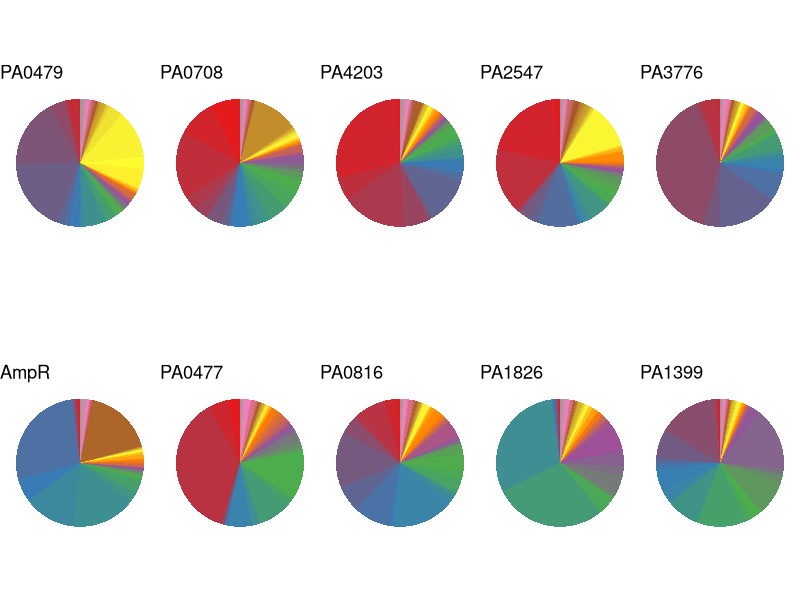
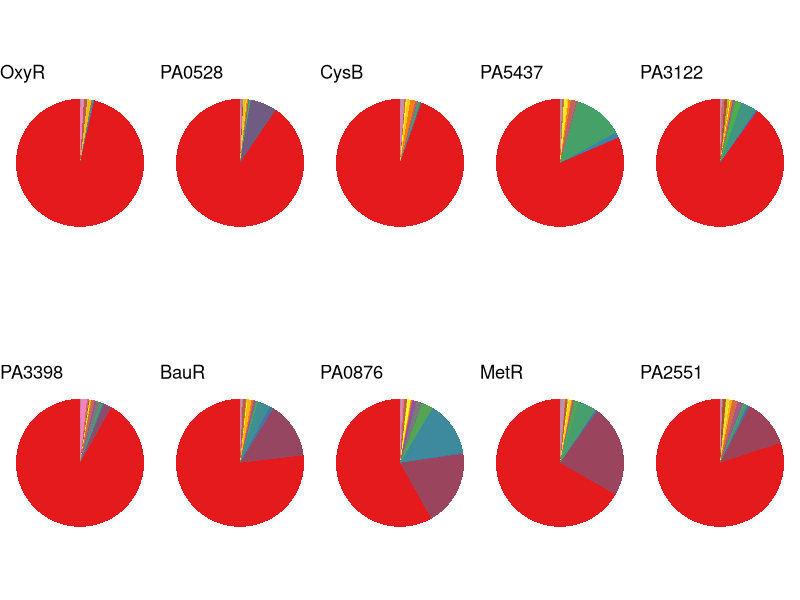
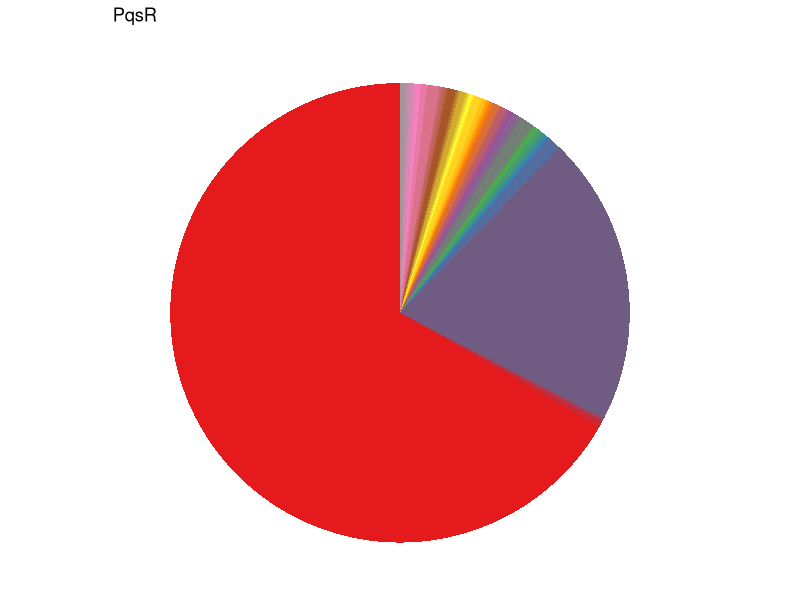

Write the R code that produced these figures, in order.
#10 most variable
ampR <- data.frame(Cluster_Number= 0:65,
                   Number_of_Sequences = c(1	,
                                           4	,
                                           1	,
                                           3	,
                                           1	,
                                           2	,
                                           1	,
                                           189	,
                                           41	,
                                           2	,
                                           91	,
                                           112	,
                                           16	,
                                           4	,
                                           21	,
                                           1	,
                                           2	,
                                           6	,
                                           2	,
                                           2	,
                                           2	,
                                           2	,
                                           1	,
                                           1	,
                                           1	,
                                           1	,
                                           1	,
                                           1	,
                                           1	,
                                           5	,
                                           1	,
                                           2	,
                                           4	,
                                           1	,
                                           2	,
                                           6	,
                                           3	,
                                           1	,
                                           1	,
                                           1	,
                                           1	,
                                           2	,
                                           1	,
                                           1	,
                                           1	,
                                           1	,
                                           1	,
                                           1	,
                                           119	,
                                           1	,
                                           1	,
                                           3	,
                                           1	,
                                           1	,
                                           1	,
                                           1	,
                                           2	,
                                           1	,
                                           1	,
                                           1	,
                                           2	,
                                           5	,
                                           1	,
                                           1	,
                                           1	,
                                           1)	)
ampR$Cluster_Number <- as.factor(ampR$Cluster_Number)                                           


PA0477 <- data.frame(Cluster_Number= 0:65,
                     Number_of_Sequences = c(21	,
                                             35	,
                                             257	,
                                             2	,
                                             4	,
                                             1	,
                                             1	,
                                             1	,
                                             4	,
                                             40	,
                                             2	,
                                             14	,
                                             1	,
                                             56	,
                                             13	,
                                             5	,
                                             84	,
                                             2	,
                                             3	,
                                             10	,
                                             6	,
                                             16	,
                                             2	,
                                             8	,
                                             3	,
                                             1	,
                                             5	,
                                             3	,
                                             7	,
                                             7	,
                                             7	,
                                             5	,
                                             9	,
                                             1	,
                                             2	,
                                             1	,
                                             2	,
                                             1	,
                                             1	,
                                             1	,
                                             1	,
                                             1	,
                                             2	,
                                             1	,
                                             3	,
                                             2	,
                                             2	,
                                             2	,
                                             2	,
                                             1	,
                                             1	,
                                             1	,
                                             1	,
                                             2	,
                                             8	,
                                             2	,
                                             1	,
                                             3	,
                                             7	,
                                             1	,
                                             1	,
                                             1	,
                                             1	,
                                             1	,
                                             1	,
                                             1	
                     ))
PA0477$Cluster_Number <- as.factor(PA0477$Cluster_Number)

PA0479 <- data.frame(Cluster_Number= 0:82, 
                     Number_of_Sequences = c(1,
                                             1	,
                                             21	,
                                             1	,
                                             3	,
                                             27	,
                                             120	,
                                             129	,
                                             13	,
                                             9	,
                                             17	,
                                             1	,
                                             6	,
                                             2	,
                                             33	,
                                             4	,
                                             4	,
                                             14	,
                                             3	,
                                             2	,
                                             1	,
                                             10	,
                                             2	,
                                             1	,
                                             1	,
                                             2	,
                                             2	,
                                             3	,
                                             3	,
                                             1	,
                                             2	,
                                             2	,
                                             1	,
                                             2	,
                                             2	,
                                             1	,
                                             2	,
                                             8	,
                                             1	,
                                             1	,
                                             1	,
                                             1	,
                                             1	,
                                             1	,
                                             1	,
                                             1	,
                                             2	,
                                             1	,
                                             1	,
                                             1	,
                                             34	,
                                             21	,
                                             84	,
                                             24	,
                                             5	,
                                             1	,
                                             5	,
                                             6	,
                                             3	,
                                             1	,
                                             1	,
                                             2	,
                                             1	,
                                             1	,
                                             2	,
                                             1	,
                                             2	,
                                             2	,
                                             1	,
                                             2	,
                                             1	,
                                             1	,
                                             1	,
                                             1	,
                                             1	,
                                             2	,
                                             1	,
                                             1	,
                                             1	,
                                             1	,
                                             4	,
                                             1	,
                                             1))
PA0479$Cluster_Number <- as.factor(PA0479$Cluster_Number)

PA0708 <- data.frame(Cluster_Number= 0:79,
                     Number_of_Sequences = c(50	,
                                             66	,
                                             115	,
                                             27	,
                                             22	,
                                             1	,
                                             26	,
                                             11	,
                                             3	,
                                             4	,
                                             27	,
                                             8	,
                                             2	,
                                             9	,
                                             16	,
                                             7	,
                                             30	,
                                             2	,
                                             24	,
                                             11	,
                                             17	,
                                             2	,
                                             11	,
                                             1	,
                                             3	,
                                             3	,
                                             6	,
                                             2	,
                                             14	,
                                             1	,
                                             1	,
                                             2	,
                                             3	,
                                             1	,
                                             11	,
                                             1	,
                                             1	,
                                             1	,
                                             1	,
                                             1	,
                                             1	,
                                             1	,
                                             1	,
                                             2	,
                                             1	,
                                             1	,
                                             1	,
                                             2	,
                                             1	,
                                             3	,
                                             1	,
                                             5	,
                                             1	,
                                             3	,
                                             2	,
                                             3	,
                                             78	,
                                             2	,
                                             1	,
                                             1	,
                                             2	,
                                             1	,
                                             1	,
                                             2	,
                                             1	,
                                             1	,
                                             2	,
                                             1	,
                                             1	,
                                             1	,
                                             1	,
                                             1	,
                                             1	,
                                             1	,
                                             1	,
                                             1	,
                                             1	,
                                             1	,
                                             1	,
                                             1	
                     ))
PA0708$Cluster_Number <- as.factor(PA0708$Cluster_Number) 

PA0816 <- data.frame(Cluster_Number= 0:63,
                     Number_of_Sequences = c(6	,
                                             21	,
                                             55	,
                                             6	,
                                             29	,
                                             99	,
                                             46	,
                                             65	,
                                             6	,
                                             109	,
                                             13	,
                                             3	,
                                             5	,
                                             1	,
                                             22	,
                                             15	,
                                             32	,
                                             15	,
                                             1	,
                                             3	,
                                             1	,
                                             2	,
                                             3	,
                                             3	,
                                             1	,
                                             31	,
                                             1	,
                                             6	,
                                             1	,
                                             3	,
                                             1	,
                                             5	,
                                             14	,
                                             6	,
                                             2	,
                                             1	,
                                             1	,
                                             1	,
                                             1	,
                                             4	,
                                             7	,
                                             1	,
                                             1	,
                                             2	,
                                             2	,
                                             3	,
                                             2	,
                                             1	,
                                             1	,
                                             3	,
                                             1	,
                                             1	,
                                             8	,
                                             1	,
                                             1	,
                                             1	,
                                             5	,
                                             1	,
                                             1	,
                                             1	,
                                             1	,
                                             1	,
                                             1	,
                                             1	
                     ))
PA0816$Cluster_Number <- as.factor(PA0816$Cluster_Number)

PA1399 <- data.frame(Cluster_Number= 0:61,
                     Number_of_Sequences = c(2	,
                                             2	,
                                             2	,
                                             5	,
                                             102	,
                                             49	,
                                             10	,
                                             10	,
                                             40	,
                                             21	,
                                             3	,
                                             55	,
                                             1	,
                                             85	,
                                             11	,
                                             19	,
                                             1	,
                                             58	,
                                             15	,
                                             1	,
                                             10	,
                                             109	,
                                             16	,
                                             1	,
                                             3	,
                                             3	,
                                             1	,
                                             1	,
                                             1	,
                                             1	,
                                             2	,
                                             1	,
                                             1	,
                                             2	,
                                             1	,
                                             1	,
                                             1	,
                                             4	,
                                             1	,
                                             2	,
                                             2	,
                                             4	,
                                             2	,
                                             1	,
                                             2	,
                                             1	,
                                             1	,
                                             1	,
                                             1	,
                                             1	,
                                             1	,
                                             1	,
                                             2	,
                                             1	,
                                             1	,
                                             1	,
                                             1	,
                                             1	,
                                             1	,
                                             1	,
                                             1	,
                                             1	
                     ))
PA1399$Cluster_Number <- as.factor(PA1399$Cluster_Number)  

PA1826 <- data.frame(Cluster_Number= 0:60,
                             Number_of_Sequences = c(1	,
                                                     1	,
                                                     1	,
                                                     1	,
                                                     2	,
                                                     1	,
                                                     3	,
                                                     2	,
                                                     2	,
                                                     1	,
                                                     198	,
                                                     3	,
                                                     188	,
                                                     4	,
                                                     27	,
                                                     1	,
                                                     1	,
                                                     1	,
                                                     6	,
                                                     32	,
                                                     17	,
                                                     25	,
                                                     2	,
                                                     50	,
                                                     7	,
                                                     2	,
                                                     5	,
                                                     4	,
                                                     1	,
                                                     6	,
                                                     3	,
                                                     1	,
                                                     8	,
                                                     1	,
                                                     6	,
                                                     1	,
                                                     1	,
                                                     2	,
                                                     3	,
                                                     3	,
                                                     3	,
                                                     6	,
                                                     2	,
                                                     2	,
                                                     2	,
                                                     1	,
                                                     1	,
                                                     1	,
                                                     1	,
                                                     3	,
                                                     2	,
                                                     1	,
                                                     2	,
                                                     1	,
                                                     1	,
                                                     5	,
                                                     1	,
                                                     2	,
                                                     1	,
                                                     2	,
                                                     1	
                             ))
PA1826$Cluster_Number <- as.factor(PA1826$Cluster_Number)  

PA2547 <- data.frame(Cluster_Number= 0:76,
                     Number_of_Sequences = c(11	,
                                             137	,
                                             113	,
                                             5	,
                                             1	,
                                             3	,
                                             20	,
                                             15	,
                                             71	,
                                             1	,
                                             6	,
                                             1	,
                                             11	,
                                             8	,
                                             29	,
                                             5	,
                                             1	,
                                             1	,
                                             16	,
                                             6	,
                                             14	,
                                             11	,
                                             3	,
                                             5	,
                                             1	,
                                             1	,
                                             2	,
                                             1	,
                                             3	,
                                             1	,
                                             3	,
                                             1	,
                                             2	,
                                             1	,
                                             1	,
                                             2	,
                                             1	,
                                             1	,
                                             4	,
                                             15	,
                                             1	,
                                             2	,
                                             5	,
                                             1	,
                                             1	,
                                             1	,
                                             2	,
                                             1	,
                                             77	,
                                             1	,
                                             4	,
                                             1	,
                                             4	,
                                             7	,
                                             5	,
                                             5	,
                                             1	,
                                             8	,
                                             1	,
                                             1	,
                                             3	,
                                             6	,
                                             1	,
                                             1	,
                                             1	,
                                             1	,
                                             1	,
                                             1	,
                                             1	,
                                             1	,
                                             1	,
                                             1	,
                                             1	,
                                             1	,
                                             1	,
                                             1	,
                                             1	
                     ))

PA2547$Cluster_Number <- as.factor(PA2547$Cluster_Number)

PA3776 <- data.frame(Cluster_Number= 0:65,
                     Number_of_Sequences = c(1	,
                                             1	,
                                             31	,
                                             9	,
                                             273	,
                                             26	,
                                             107	,
                                             49	,
                                             6	,
                                             20	,
                                             9	,
                                             1	,
                                             6	,
                                             27	,
                                             1	,
                                             4	,
                                             3	,
                                             5	,
                                             17	,
                                             1	,
                                             1	,
                                             1	,
                                             2	,
                                             2	,
                                             9	,
                                             4	,
                                             3	,
                                             1	,
                                             2	,
                                             9	,
                                             1	,
                                             1	,
                                             1	,
                                             1	,
                                             1	,
                                             2	,
                                             2	,
                                             3	,
                                             1	,
                                             1	,
                                             3	,
                                             2	,
                                             1	,
                                             1	,
                                             1	,
                                             4	,
                                             4	,
                                             1	,
                                             2	,
                                             1	,
                                             1	,
                                             1	,
                                             1	,
                                             1	,
                                             1	,
                                             2	,
                                             5	,
                                             1	,
                                             2	,
                                             1	,
                                             1	,
                                             1	,
                                             1	,
                                             1	,
                                             1	,
                                             1	
                     ))
PA3776$Cluster_Number  <- as.factor(PA3776$Cluster_Number)  

PA4203 <- data.frame(Cluster_Number= 0:74,
                     Number_of_Sequences = c(7	,
                                             186	,
                                             38	,
                                             109	,
                                             45	,
                                             1	,
                                             7	,
                                             78	,
                                             14	,
                                             20	,
                                             4	,
                                             1	,
                                             2	,
                                             13	,
                                             9	,
                                             3	,
                                             4	,
                                             3	,
                                             21	,
                                             4	,
                                             2	,
                                             5	,
                                             1	,
                                             1	,
                                             1	,
                                             1	,
                                             3	,
                                             1	,
                                             1	,
                                             1	,
                                             1	,
                                             3	,
                                             2	,
                                             1	,
                                             1	,
                                             1	,
                                             2	,
                                             2	,
                                             3	,
                                             3	,
                                             2	,
                                             1	,
                                             1	,
                                             1	,
                                             3	,
                                             1	,
                                             2	,
                                             2	,
                                             1	,
                                             1	,
                                             5	,
                                             1	,
                                             1	,
                                             1	,
                                             2	,
                                             8	,
                                             1	,
                                             6	,
                                             1	,
                                             1	,
                                             1	,
                                             1	,
                                             2	,
                                             1	,
                                             1	,
                                             1	,
                                             2	,
                                             1	,
                                             2	,
                                             1	,
                                             2	,
                                             2	,
                                             2	,
                                             1	,
                                             1	
                     ))
PA4203$Cluster_Number <- as.factor(PA4203$Cluster_Number) 


#create pie chart
install.packages("ggplot2")
library(ggplot2)

install.packages("RColorBrewer")
library(RColorBrewer)

colourCount1 = length(unique(ampR$Cluster_Number))
colourCount2 = length(unique(PA0477$Cluster_Number))
colourCount3 = length(unique(PA0479$Cluster_Number))
colourCount4 = length(unique(PA0708$Cluster_Number))
colourCount5 = length(unique(PA0816$Cluster_Number))
colourCount6 = length(unique(PA1399$Cluster_Number))
colourCount7 = length(unique(PA1826$Cluster_Number))
colourCount8 = length(unique(PA2547$Cluster_Number))
colourCount9 = length(unique(PA3776$Cluster_Number))
colourCount10 = length(unique(PA4203$Cluster_Number))


getPalette = colorRampPalette(brewer.pal(9, "Set1"))


ampR_pie <- ggplot(ampR,aes(x="",y=Number_of_Sequences,fill=Cluster_Number)) + geom_bar(width=1,stat="identity") + coord_polar("y",start=0) +ggtitle("AmpR")+scale_fill_manual(values = getPalette(colourCount1)) + theme_void() +theme(legend.position = "none")
PA0477_pie <- ggplot(PA0477,aes(x="",y=Number_of_Sequences,fill=Cluster_Number)) + geom_bar(width=1,stat="identity") + coord_polar("y",start=0) +ggtitle("PA0477")+scale_fill_manual(values = getPalette(colourCount2))+ theme_void() + theme(legend.position = "none")
PA0479_pie <- ggplot(PA0479,aes(x="",y=Number_of_Sequences,fill=Cluster_Number))+ geom_bar(width=1,stat="identity") + coord_polar("y",start=0) +ggtitle("PA0479")+scale_fill_manual(values = getPalette(colourCount3))+ theme_void()+theme(legend.position = "none")
PA0708_pie<- ggplot(PA0708,aes(x="",y=Number_of_Sequences,fill=Cluster_Number)) + geom_bar(width=1,stat="identity") + coord_polar("y",start=0) +ggtitle("PA0708")+scale_fill_manual(values = getPalette(colourCount4))+ theme_void()+theme(legend.position = "none")
PA0816_pie <- ggplot(PA0816,aes(x="",y=Number_of_Sequences,fill=Cluster_Number)) + geom_bar(width=1,stat="identity") + coord_polar("y",start=0) +ggtitle("PA0816")+scale_fill_manual(values = getPalette(colourCount5))+ theme_void()+theme(legend.position = "none")
PA1399_pie <- ggplot(PA1399,aes(x="",y=Number_of_Sequences,fill=Cluster_Number)) + geom_bar(width=1,stat="identity") + coord_polar("y",start=0) +ggtitle("PA1399")+scale_fill_manual(values = getPalette(colourCount6))+ theme_void()+theme(legend.position = "none")
PA1826_pie<- ggplot(PA1826,aes(x="",y=Number_of_Sequences,fill=Cluster_Number)) + geom_bar(width=1,stat="identity") + coord_polar("y",start=0) +ggtitle("PA1826")+scale_fill_manual(values = getPalette(colourCount7))+ theme_void()+theme(legend.position = "none")
PA2547_pie <- ggplot(PA2547,aes(x="",y=Number_of_Sequences,fill=Cluster_Number)) + geom_bar(width=1,stat="identity") + coord_polar("y",start=0) +ggtitle("PA2547")+scale_fill_manual(values = getPalette(colourCount8))+ theme_void()+theme(legend.position = "none")
PA3776_pie <- ggplot(PA3776,aes(x="",y=Number_of_Sequences,fill=Cluster_Number)) + geom_bar(width=1,stat="identity") + coord_polar("y",start=0) +ggtitle("PA3776") +scale_fill_manual(values = getPalette(colourCount9))+theme_void()+theme(legend.position = "none")
PA4203_pie <- ggplot(PA4203,aes(x="",y=Number_of_Sequences,fill=Cluster_Number)) + geom_bar(width=1,stat="identity") + coord_polar("y",start=0) +ggtitle("PA4203") +scale_fill_manual(values = getPalette(colourCount10))+theme_void()+theme(legend.position = "none")

install.packages("gridExtra")
library(gridExtra)
require(gridExtra)
grid.arrange(PA0479_pie,
             PA0708_pie,
             PA4203_pie,
             PA2547_pie,
             PA3776_pie,
             ampR_pie ,
             PA0477_pie,
             PA0816_pie,
             PA1826_pie,
             PA1399_pie,ncol=5)



#10 least variable
bauR <- data.frame(Cluster_Number= 0:18,
                   Number_of_Sequences = c(535	,
                   100	,
                   7	,
                   22	,
                   3	,
                   1	,
                   1	,
                   3	,
                   2	,
                   2	,
                   7	,
                   1	,
                   1	,
                   1	,
                   5	,
                   2	,
                   1	,
                   1	,
                   1))	

bauR$Cluster_Number <- as.factor(bauR$Cluster_Number)                   


cysB <- data.frame(Cluster_Number= 0:14,
                   Number_of_Sequences = c(660	,
                                           2	,
                                           1	,
                                           1	,
                                           4	,
                                           1	,
                                           3	,
                                           9	,
                                           5	,
                                           3	,
                                           1	,
                                           1	,
                                           1	,
                                           6	,
                                           1	
                   ))
cysB$Cluster_Number <- as.factor(cysB$Cluster_Number) 

metR <- data.frame(Cluster_Number= 0:19,
                   Number_of_Sequences = c(463	,
                                           162	,
                                           3	,
                                           1	,
                                           32	,
                                           8	,
                                           1	,
                                           1	,
                                           1	,
                                           1	,
                                           1	,
                                           5	,
                                           1	,
                                           1	,
                                           3	,
                                           1	,
                                           1	,
                                           1	,
                                           6	,
                                           1	))
metR$Cluster_Number <- as.factor(metR$Cluster_Number) 

oxyR <- data.frame(Cluster_Number= 0:9,
                   Number_of_Sequences = c(673	,
                                           2	,
                                           1	,
                                           1	,
                                           1	,
                                           5	,
                                           2	,
                                           6	,
                                           6	,
                                           1	
                   ))
oxyR$Cluster_Number <- as.factor(oxyR$Cluster_Number)

PA0528 <- data.frame(Cluster_Number= 0:12,
                   Number_of_Sequences = c(633	,
                                           47	,
                                           1	,
                                           2	,
                                           1	,
                                           1	,
                                           2	,
                                           2	,
                                           4	,
                                           1	,
                                           3	,
                                           1	,
                                           1	
                   ))
PA0528 $Cluster_Number <- as.factor(PA0528$Cluster_Number)

PA0876 <- data.frame(Cluster_Number= 0:19,
                     Number_of_Sequences = c(404	,
                                             133	,
                                             2	,
                                             96	,
                                             2	,
                                             18	,
                                             11	,
                                             7	,
                                             1	,
                                             1	,
                                             1	,
                                             1	,
                                             5	,
                                             1	,
                                             2	,
                                             3	,
                                             3	,
                                             2	,
                                             1	,
                                             1	
                     ))
PA0876$Cluster_Number <- as.factor(PA0876$Cluster_Number)

PA2551 <- data.frame(Cluster_Number= 0:20,
                     Number_of_Sequences = c(558,
                                             85,
                                             4	,
                                             1	,
                                             6	,
                                             1	,
                                             1	,
                                             3	,
                                             7	,
                                             9	,
                                             1	,
                                             4	,
                                             1	,
                                             5	,
                                             1	,
                                             5	,
                                             1	,
                                             1	,
                                             1	,
                                             1	,
                                             1	
                     ))
PA2551$Cluster_Number <- as.factor(PA2551$Cluster_Number)

PA3122 <- data.frame(Cluster_Number= 0:16,
                     Number_of_Sequences = c(626	,
                                             1	,
                                             3	,
                                             27	,
                                             11	,
                                             3	,
                                             1	,
                                             1	,
                                             3	,
                                             1	,
                                             1	,
                                             4	,
                                             5	,
                                             5	,
                                             1	,
                                             1	,
                                             1	
                     ))
PA3122$Cluster_Number <- as.factor(PA3122$Cluster_Number)


PA5437 <- data.frame(Cluster_Number= 0:14,
                     Number_of_Sequences = c(567	,
                                             1	,
                                             9	,
                                             85	,
                                             4	,
                                             1	,
                                             10	,
                                             4	,
                                             2	,
                                             6	,
                                             2	,
                                             1	,
                                             1	,
                                             1	,
                                             2	
                     ))
PA5437$Cluster_Number <- as.factor(PA5437$Cluster_Number)


yeie1 <- data.frame(Cluster_Number= 0:16,
                    Number_of_Sequences = c(636	,
                                            15	,
                                            1	,
                                            3	,
                                            1	,
                                            8	,
                                            3	,
                                            6	,
                                            1	,
                                            1	,
                                            1	,
                                            1	,
                                            1	,
                                            3	,
                                            10	,
                                            1	,
                                            1	
                    ))
yeie1$Cluster_Number <- as.factor(yeie1$Cluster_Number)
set.seed(15887)

# create colour palettes
colourCount11 = length(unique(bauR$Cluster_Number))
colourCount12 = length(unique(cysB$Cluster_Number))
colourCount13 = length(unique(metR$Cluster_Number))
colourCount14 = length(unique(oxyR$Cluster_Number))
colourCount15 = length(unique(PA0528$Cluster_Number))
colourCount16 = length(unique(PA0876$Cluster_Number))
colourCount17 = length(unique(PA2551$Cluster_Number))
colourCount18 = length(unique(PA3122$Cluster_Number))
colourCount19 = length(unique(PA5437$Cluster_Number))
colourCount20 = length(unique(yeie1$Cluster_Number))

# create pie charts
bauR_pie <- ggplot(bauR,aes(x="",y=Number_of_Sequences,fill=Cluster_Number)) + geom_bar(width=1,stat="identity") + coord_polar("y",start=0) +ggtitle("BauR")+scale_fill_manual(values = getPalette(colourCount11)) + theme_void() +theme(legend.position = "none")
cysB_pie <- ggplot(cysB,aes(x="",y=Number_of_Sequences,fill=Cluster_Number)) + geom_bar(width=1,stat="identity") + coord_polar("y",start=0) +ggtitle("CysB")+scale_fill_manual(values = getPalette(colourCount12))+ theme_void() + theme(legend.position = "none")
metR_pie <- ggplot(metR,aes(x="",y=Number_of_Sequences,fill=Cluster_Number)) + geom_bar(width=1,stat="identity") + coord_polar("y",start=0) +ggtitle("MetR") +scale_fill_manual(values = getPalette(colourCount13))+theme_void()+theme(legend.position = "none")
oxyR_pie <- ggplot(oxyR,aes(x="",y=Number_of_Sequences,fill=Cluster_Number))+ geom_bar(width=1,stat="identity") + coord_polar("y",start=0) +ggtitle("OxyR")+scale_fill_manual(values = getPalette(colourCount14))+ theme_void()+theme(legend.position = "none")
PA0528_pie<- ggplot(PA0528,aes(x="",y=Number_of_Sequences,fill=Cluster_Number)) + geom_bar(width=1,stat="identity") + coord_polar("y",start=0) +ggtitle("PA0528")+scale_fill_manual(values = getPalette(colourCount15))+ theme_void()+theme(legend.position = "none")
PA0876_pie <- ggplot(PA0876,aes(x="",y=Number_of_Sequences,fill=Cluster_Number)) + geom_bar(width=1,stat="identity") + coord_polar("y",start=0) +ggtitle("PA0876")+scale_fill_manual(values = getPalette(colourCount16))+ theme_void()+theme(legend.position = "none")
PA2551_pie <- ggplot(PA2551,aes(x="",y=Number_of_Sequences,fill=Cluster_Number)) + geom_bar(width=1,stat="identity") + coord_polar("y",start=0) +ggtitle("PA2551")+scale_fill_manual(values = getPalette(colourCount17))+ theme_void()+theme(legend.position = "none")
PA3122_pie<- ggplot(PA3122,aes(x="",y=Number_of_Sequences,fill=Cluster_Number)) + geom_bar(width=1,stat="identity") + coord_polar("y",start=0) +ggtitle("PA3122")+scale_fill_manual(values = getPalette(colourCount18))+ theme_void()+theme(legend.position = "none")
PA5437_pie <- ggplot(PA5437,aes(x="",y=Number_of_Sequences,fill=Cluster_Number)) + geom_bar(width=1,stat="identity") + coord_polar("y",start=0) +ggtitle("PA5437")+scale_fill_manual(values = getPalette(colourCount19))+ theme_void()+theme(legend.position = "none")
yeie1_pie <- ggplot(yeie1,aes(x="",y=Number_of_Sequences,fill=Cluster_Number)) + geom_bar(width=1,stat="identity") + coord_polar("y",start=0) +ggtitle("PA3398") +scale_fill_manual(values = getPalette(colourCount20))+theme_void()+theme(legend.position = "none")



# arrange them
require(gridExtra)
grid.arrange(oxyR_pie ,
             PA0528_pie,
             cysB_pie,
             PA5437_pie,
             PA3122_pie,
             yeie1_pie,
             bauR_pie,
             PA0876_pie,
             metR_pie,
             PA2551_pie,ncol=5)


#PQSR!! 

pqsr <- data.frame(Cluster_Number= 0:48,
                    Number_of_Sequences = c(459	,
                                            3	,
                                            1	,
                                            1	,
                                            140,
                                            7	,
                                            1	,
                                            1	,
                                            1	,
                                            1	,
                                            2	,
                                            1	,
                                            1	,
                                            1	,
                                            1	,
                                            6	,
                                            2	,
                                            3	,
                                            1	,
                                            2	,
                                            3	,
                                            1	,
                                            3	,
                                            1	,
                                            1	,
                                            1	,
                                            1	,
                                            2	,
                                            4	,
                                            1	,
                                            1	,
                                            1	,
                                            1	,
                                            3	,
                                            1	,
                                            1	,
                                            4	,
                                            1	,
                                            2	,
                                            1	,
                                            6	,
                                            3	,
                                            2	,
                                            1	,
                                            2	,
                                            1	,
                                            1	,
                                            2	,
                                            1	
                    ))
pqsr$Cluster_Number <- as.factor(pqsr$Cluster_Number)  

getPalette = colorRampPalette(brewer.pal(9, "Set1"))

colourCount21 = length(unique(pqsr$Cluster_Number))
pqsr_pie <- ggplot(pqsr,aes(x="",y=Number_of_Sequences,fill=Cluster_Number)) + geom_bar(width=1,stat="identity") + coord_polar("y",start=0) +ggtitle("PqsR")+scale_fill_manual(values = getPalette(colourCount21)) + theme_void() +theme(legend.position = "none")
pqsr_pie
